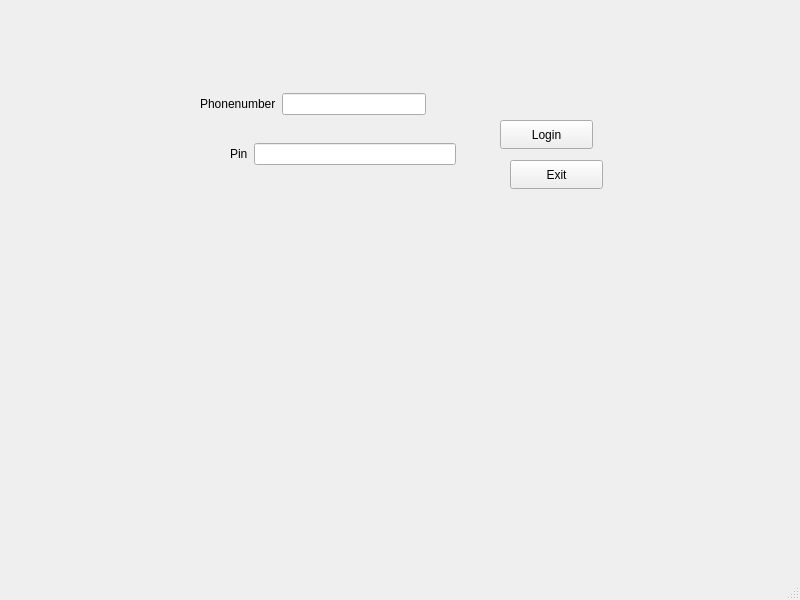
<?xml version="1.0" encoding="UTF-8"?>
<ui version="4.0">
 <class>login</class>
 <widget class="QMainWindow" name="login">
  <property name="geometry">
   <rect>
    <x>0</x>
    <y>0</y>
    <width>800</width>
    <height>600</height>
   </rect>
  </property>
  <property name="windowTitle">
   <string>MainWindow</string>
  </property>
  <widget class="QWidget" name="centralwidget">
   <widget class="QPushButton" name="pushButton">
    <property name="geometry">
     <rect>
      <x>500</x>
      <y>120</y>
      <width>93</width>
      <height>29</height>
     </rect>
    </property>
    <property name="text">
     <string>Login</string>
    </property>
   </widget>
   <widget class="QPushButton" name="pushButton_2">
    <property name="geometry">
     <rect>
      <x>510</x>
      <y>160</y>
      <width>93</width>
      <height>29</height>
     </rect>
    </property>
    <property name="text">
     <string>Exit</string>
    </property>
   </widget>
   <widget class="QWidget" name="">
    <property name="geometry">
     <rect>
      <x>200</x>
      <y>90</y>
      <width>226</width>
      <height>28</height>
     </rect>
    </property>
    <layout class="QHBoxLayout" name="horizontalLayout">
     <item>
      <widget class="QLabel" name="label">
       <property name="text">
        <string>Phonenumber</string>
       </property>
      </widget>
     </item>
     <item>
      <widget class="QLineEdit" name="lineEdit_Phonenumber"/>
     </item>
    </layout>
   </widget>
   <widget class="QWidget" name="">
    <property name="geometry">
     <rect>
      <x>230</x>
      <y>140</y>
      <width>226</width>
      <height>28</height>
     </rect>
    </property>
    <layout class="QHBoxLayout" name="horizontalLayout_2">
     <item>
      <widget class="QLabel" name="label_2">
       <property name="text">
        <string>Pin</string>
       </property>
      </widget>
     </item>
     <item>
      <widget class="QLineEdit" name="lineEdit_Pin"/>
     </item>
    </layout>
   </widget>
  </widget>
  <widget class="QMenuBar" name="menubar">
   <property name="geometry">
    <rect>
     <x>0</x>
     <y>0</y>
     <width>800</width>
     <height>26</height>
    </rect>
   </property>
  </widget>
  <widget class="QStatusBar" name="statusbar"/>
 </widget>
 <resources/>
 <connections/>
</ui>
